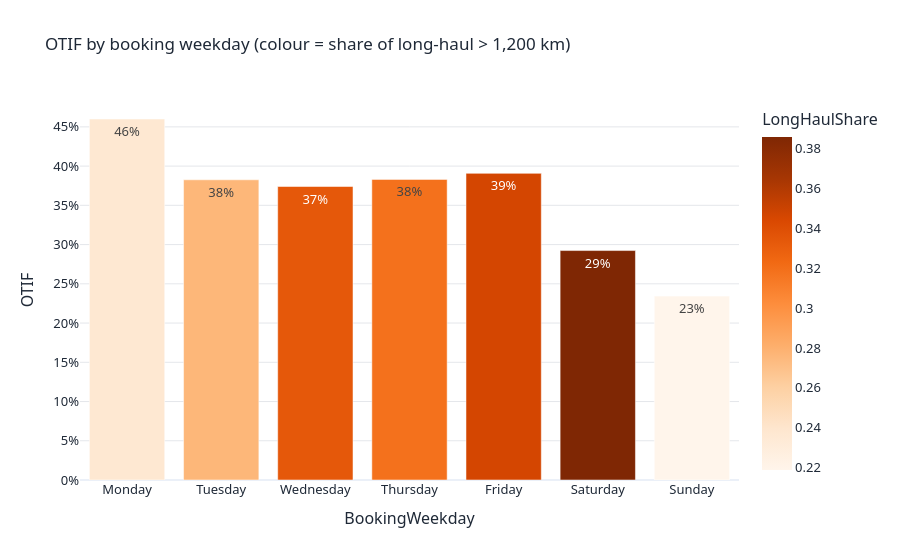

This figure's notebook cell:
### Markdown cell above
## Part XI: Q7, Weekday vs. Weekend

### Code cell
order = ["Monday", "Tuesday", "Wednesday", "Thursday", "Friday", "Saturday", "Sunday"]
wd = (df.groupby("BookingWeekday").agg(Trips=("BookingID", "count"), OTIF=("IsOnTime", "mean"), MedianKm=("DistanceKm", "median"),
        LongHaulShare=("DistanceKm", lambda s: (s > 1200).mean()), Feasible=("SLAFeasible", "mean"), Expected=("ExpectedOnTime", "mean"))
        .reindex(order))
wd["VsExpected_pp"] = (wd.OTIF - wd.Expected) * 100
display(wd)
fig = px.bar(wd.reset_index(), x="BookingWeekday", y="OTIF", text=wd.OTIF.map("{:.0%}".format), color="LongHaulShare",
             color_continuous_scale="Oranges", title="OTIF by booking weekday (colour = share of long-haul > 1,200 km)")
fig.update_layout(yaxis_tickformat=".0%"); fig.show()

### Figure 1 — Plotly figure (JSON) as saved in the notebook; plotly's stock layout.template omitted (floating-point values rounded to 4 significant figures)
{"data": [{"hovertemplate": "BookingWeekday=%{x}<br>OTIF=%{y}<br>text=%{text}<br>LongHaulShare=%{marker.color}<extra></extra>", "legendgroup": "", "marker": {"color": [0.2368, 0.2762, 0.3339, 0.3185, 0.3464, 0.386, 0.2188], "coloraxis": "coloraxis", "pattern": {"shape": ""}}, "name": "", "orientation": "v", "showlegend": false, "text": ["46%", "38%", "37%", "38%", "39%", "29%", "23%"], "textposition": "auto", "type": "bar", "x": ["Monday", "Tuesday", "Wednesday", "Thursday", "Friday", "Saturday", "Sunday"], "xaxis": "x", "y": [0.46, 0.3826, 0.374, 0.3831, 0.3908, 0.2924, 0.2344], "yaxis": "y"}], "layout": {"barmode": "relative", "coloraxis": {"autocolorscale": false, "colorbar": {"title": {"text": "LongHaulShare"}}, "colorscale": [[0.0, "rgb(255,245,235)"], [0.125, "rgb(254,230,206)"], [0.25, "rgb(253,208,162)"], [0.375, "rgb(253,174,107)"], [0.5, "rgb(253,141,60)"], [0.625, "rgb(241,105,19)"], [0.75, "rgb(217,72,1)"], [0.875, "rgb(166,54,3)"], [1.0, "rgb(127,39,4)"]]}, "legend": {"tracegroupgap": 0}, "title": {"text": "OTIF by booking weekday (colour = share of long-haul > 1,200 km)"}, "xaxis": {"anchor": "y", "domain": [0.0, 1.0], "title": {"text": "BookingWeekday"}}, "yaxis": {"anchor": "x", "domain": [0.0, 1.0], "tickformat": ".0%", "title": {"text": "OTIF"}}}}
